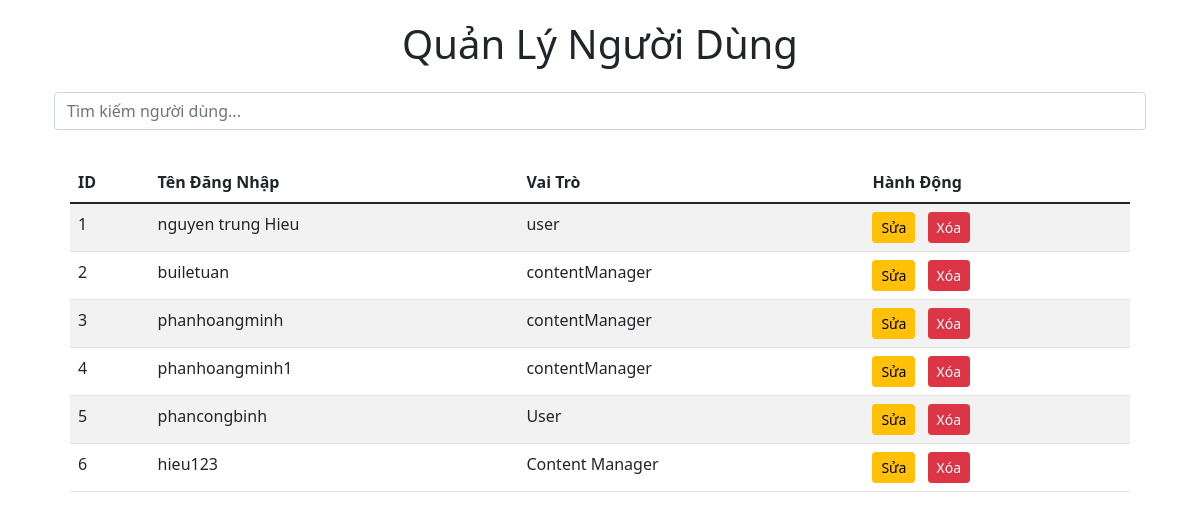
Screenshot of /admin (signed in) with the database file from the repository.
### app.py (models this page shows)
class User(Base):
    __tablename__ = 'users'
    id = Column(Integer, primary_key=True)
    username = Column(String(50), unique=True, nullable=False)
    password = Column(String(128), nullable=False)
    role = Column(String(20), nullable=False, default='user')

### app.py (the view)
@app.route('/admin')
def admin_dashboard():
    if 'role' in session and session['role'] == 'admin':
        users = db_session.query(User).all()
        return render_template('dashboard.html', users=users, current_user=session.get('username'))
    flash('Bạn không có quyền truy cập!', 'error')
    return redirect(url_for('home'))

### templates/dashboard.html (shortened to what this page needs)
{% extends "base.html" %}
{% block content %}
<div class="container">
    <div class="row">
        <div class="col-12">
            <h1 class="text-center mb-4">Quản Lý Người Dùng</h1>
            <div class="mb-3">
                <input type="text" class="form-control" placeholder="Tìm kiếm người dùng...">
            </div>
            <div class="table-container p-3">
                <table class="table table-striped">
                    <thead>
                        <tr>
                            <th>ID</th>
                            <th>Tên Đăng Nhập</th>
                            <th>Vai Trò</th>
                            <th>Hành Động</th>
                        </tr>
                    </thead>
                    <tbody>
                        {% for user in users %}
                        <tr>
                            <td>{{user.id}}</td>
                            <td>{{user.username}}</td>
                            <td>{{user.role}}</td>
                            <td>
                                <button class="btn btn-sm btn-warning me-2">Sửa</button>
                                <button class="btn btn-sm btn-danger">Xóa</button>
                            </td>
                        </tr>
                        {% endfor %}
                    </tbody>
                </table>
            </div>
        </div>
    </div>
</div>
{% endblock %}

### templates/base.html (shortened to what this page needs)
<!DOCTYPE html>
<html lang="en">
<head>
    <link href="https://cdn.jsdelivr.net/npm/bootstrap@5.1.3/dist/css/bootstrap.min.css" rel="stylesheet">
</head>
<body>
    <div class="container">
        {% block content %}{% endblock %}
    </div>
</body>
</html>

### rows the page displays
User: id "1", username "nguyen trung Hieu", role "user"
User: id "2", username "builetuan", role "contentManager"
User: id "3", username "phanhoangminh", role "contentManager"
User: id "4", username "phanhoangminh1", role "contentManager"
User: id "5", username "phancongbinh", role "User"
User: id "6", username "hieu123", role "Content Manager"
